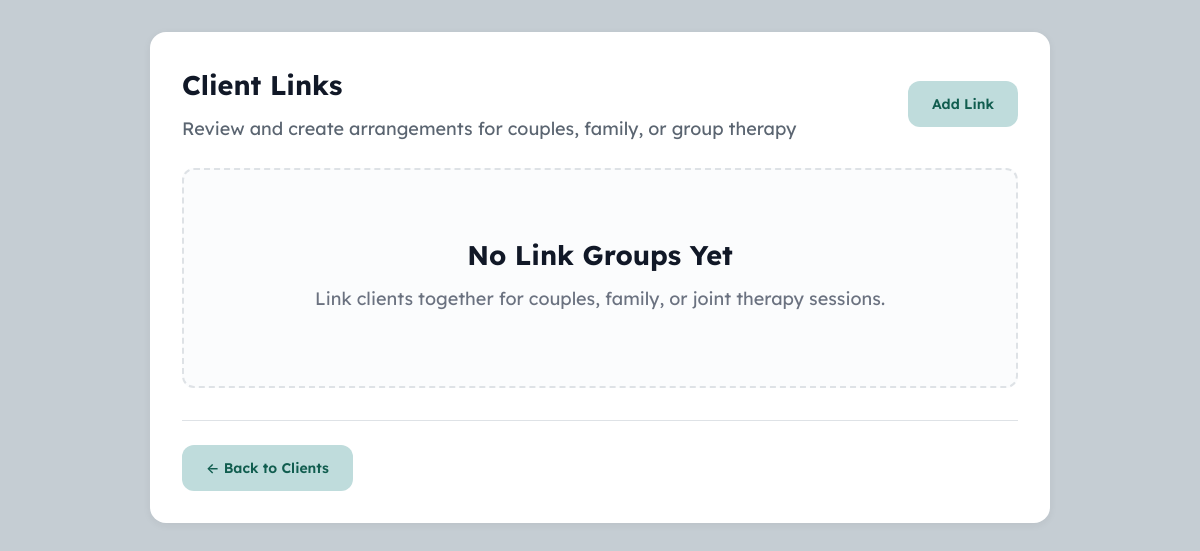
The app's page /links, older data.
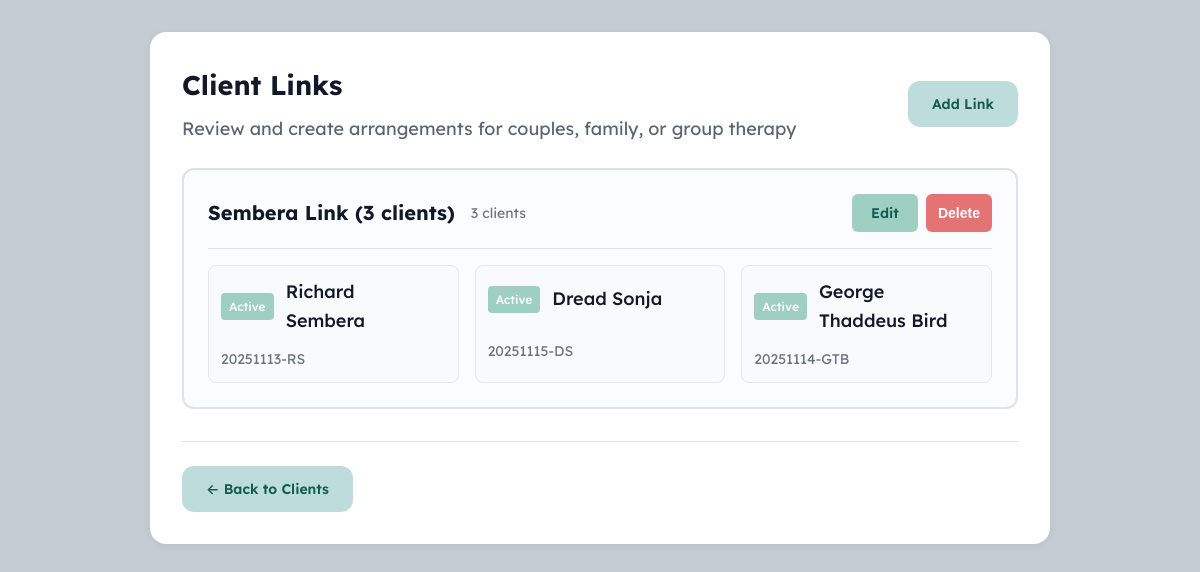
The same page, newer data.
### tables this page shows
CREATE TABLE "link_groups" (
                    id INTEGER PRIMARY KEY AUTOINCREMENT,
                    format TEXT,
                    created_at INTEGER NOT NULL
                );

CREATE TABLE clients (
                id INTEGER PRIMARY KEY AUTOINCREMENT,
                file_number TEXT UNIQUE NOT NULL,
                first_name TEXT NOT NULL,
                middle_name TEXT,
                last_name TEXT NOT NULL,
                type_id INTEGER NOT NULL,
                session_offset INTEGER DEFAULT 0,
                created_at INTEGER NOT NULL,
                modified_at INTEGER NOT NULL,
                is_deleted INTEGER DEFAULT 0,
                FOREIGN KEY (type_id) REFERENCES client_types(id)
            );

CREATE TABLE "client_types" (
                    id INTEGER PRIMARY KEY AUTOINCREMENT,
                    name TEXT UNIQUE NOT NULL,
                    color TEXT NOT NULL,
                    color_name TEXT,
                    bubble_color TEXT,
                    session_fee REAL,
                    session_base_price REAL,
                    session_tax_rate REAL DEFAULT 0.0,
                    session_duration INTEGER,
                    retention_period INTEGER,
                    is_system INTEGER DEFAULT 0,
                    service_description TEXT,
                    is_system_locked INTEGER DEFAULT 0,
                    created_at INTEGER NOT NULL,
                    modified_at INTEGER NOT NULL
                );

### web/blueprints/links.py (the view)
@links_bp.route('/links')
def manage_links():
    link_groups = db.get_all_link_groups()
    all_clients = db.get_all_clients()
    for client in all_clients:
        client['type'] = db.get_client_type(client['type_id'])
    for group in link_groups:
        for member in group.get('members', []):
            member['type'] = db.get_client_type(member['type_id'])
    return render_template('manage_links.html',
                         link_groups=link_groups,
                         all_clients=all_clients)

### core/database.py (called while the page is built)
    def connect(self):
        conn = sqlite3.connect(str(self.db_path), timeout=10.0)
        conn.execute('PRAGMA journal_mode=WAL')
        return conn

    def get_client_type(self, type_id: int) -> Optional[Dict[str, Any]]:
        conn = self.connect()
        conn.row_factory = sqlite3.Row
        cursor = conn.cursor()
        cursor.execute("SELECT * FROM client_types WHERE id = ?", (type_id,))
        row = cursor.fetchone()
        conn.close()
        return dict(row) if row else None

    def get_all_clients(self, type_id: Optional[int] = None) -> List[Dict[str, Any]]:
        conn = self.connect()
        conn.row_factory = sqlite3.Row
        cursor = conn.cursor()
        if type_id:
            cursor.execute(
                "SELECT * FROM clients WHERE type_id = ? AND is_deleted = 0 ORDER BY file_number",
                (type_id,)
            )
        else:
            cursor.execute("SELECT * FROM clients WHERE is_deleted = 0 ORDER BY file_number")
        rows = cursor.fetchall()
        conn.close()
        return [dict(row) for row in rows]

### web/templates/manage_links.html (shortened to what this page needs)
{% extends "base.html" %}
{% block extra_css %}
<link rel="stylesheet" href="{{ url_for('static', filename='css/manage_links.css') }}">
{% endblock %}
{% block content %}
<div class="card">
    <div class="header-row">
        <div>
            <h2>Client Links</h2>
            <p style="color: #5B6571; margin-top: 0.5rem;">Review and create arrangements for couples, family, or group therapy</p>
        </div>
        <div style="display: flex; gap: 0.75rem;">
            <a href="{{ url_for('links.add_link_group') }}" class="btn-add">Add Link</a>
        </div>
    </div>
    {% if link_groups %}
    <div class="link-groups">
        {% for group in link_groups %}
        <div class="link-group-card">
            <div class="group-header">
                <div class="group-info">
                    <h3>
                        {% if group.members|length == 2 %}
                            {{ group.members[0].first_name }} {% if group.members[0].middle_name %}{{ group.members[0].middle_name }} {% endif %}{{ group.members[0].last_name }} & {{ group.members[1].first_name }} {% if group.members[1].middle_name %}{{ group.members[1].middle_name }} {% endif %}{{ group.members[1].last_name }}
                        {% else %}
                            {{ group.members[0].last_name }} Link ({{ group.members|length }} clients)
                        {% endif %}
                    </h3>
                    <span class="member-count">{{ group.members|length }} clients</span>
                </div>
                <div class="group-actions">
                    <a href="{{ url_for('links.edit_link_group', group_id=group.id) }}" class="btn-small" style="padding: 0.375rem 1.2rem; font-size: 0.875rem; background: #9FCFC0; text-decoration: none; border-radius: 0.375rem; border: none; cursor: pointer;" title="Edit group">Edit</a>
                    <button onclick="deleteGroup({{ group.id }}, '{% if group.members|length == 2 %}{{ group.members[0].first_name }} {% if group.members[0].middle_name %}{{ group.members[0].middle_name }} {% endif %}& {{ group.members[1].first_name }} {% if group.members[1].middle_name %}{{ group.members[1].middle_name }} {% endif %}{% else %}Link Group ({{ group.members|length }} clients){% endif %}')" class="btn-small btn-danger" style="padding: 0.375rem 0.75rem; font-size: 0.875rem; background: #DC2626; color: white; border-radius: 0.375rem; border: none; cursor: pointer;" title="Delete group">Delete</button>
                </div>
            </div>
            <div class="group-members">
                {% for member in group.members %}
                <a href="{{ url_for('clients.client_file', client_id=member.id) }}" class="member-card{% if group.billing_type == 'principal' and loop.first %} principal-payer{% endif %}">
                    <span class="member-badge" style="background-color: {{ member.type.color }}">
                        {{ member.type.name }}
                    </span>
                    <span class="member-name">{{ member.first_name }} {% if member.middle_name %}{{ member.middle_name }} {% endif %}{{ member.last_name }}</span>
                    <br>
                    <span class="member-file">{{ member.file_number }}</span>
                </a>
                {% endfor %}
            </div>
        </div>
        {% endfor %}
    </div>
    {% else %}
    <div class="empty-state">
        <h2 style="margin: 0 0 0.5rem 0; color: #111827;">No Link Groups Yet</h2>
        <p style="margin: 0 0 0.5rem 0; color: #6B7280;">Link clients together for couples, family, or joint therapy sessions.</p>
    </div>
    {% endif %}
    <div style="margin-top: 2rem; padding-top: 1.5rem; border-top: 1px solid #DEE2E6;">
        <a href="{{ url_for('clients.index') }}" class="btn-add">← Back to Clients</a>
    </div>
</div>
{% endblock %}

Row changes from the older to the newer data that the page shows:
added link_groups: last_name "Sembera", members|length "3"
added client_types: type.name "Active" "Active" "Active"
now on this page (row edited): clients: first_name "Richard", last_name "Sembera", file_number "20251113-RS"
added clients: first_name "Dread", last_name "Sonja", file_number "20251115-DS"
added clients: first_name "George", middle_name "Thaddeus", last_name "Bird", file_number "20251114-GTB"
Text that changed along with them:
text no longer shown: "No Link Groups Yet Link clients together for couples, family, or joint therapy sessions."
